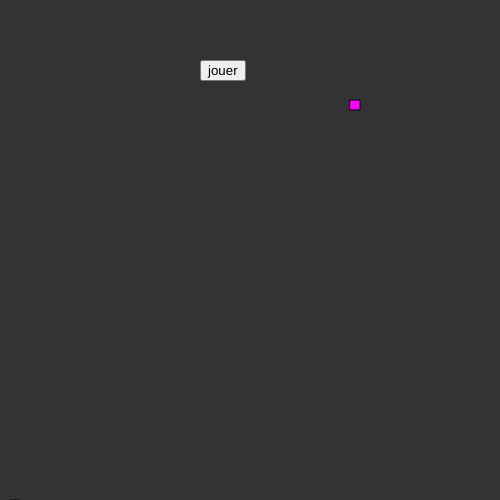
Frame 1 (no input)
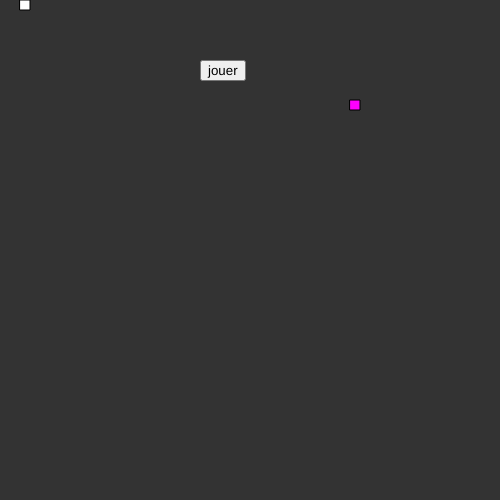
Frame 2 (the mouse pressed at the canvas centre, redrawn once)

The p5.js sketch that drew these frames (run headless with seeded random() and noise() and a simulated clock; the mouse was pressed at the canvas centre and the sketch redrawn once):

// p5.js sketch
// ── sketch.js




var s;
var food;
var scl = 10;
var BestScoreP,BestScoreV = 0;
var button;




function setup(){
  noLoop();
  BestScoreP = createP("Best Score:");
  BestScoreP.class('bestscore');
  BestScoreP.position(600,30);

  createCanvas(500,500);
  s = new Snake(scl);

  button = createButton('jouer');
  button.position(200,60);
  button.mousePressed(function(){
    s.tail = []
    s.total = 0;
    loop();
  });


  frameRate(10);
  new_position_food();
}




function new_position_food(){
  var rows = floor(height/scl);
  var cols = floor(width/scl);
  food = createVector(floor(random(cols)),floor(random(rows)));
  food.mult(scl);
}

function draw(){
  background(51);
  if(s.death()){
    BestScoreV = s.tail.length;
    BestScoreP.html("Best Score:"+BestScoreV);
    noLoop();
  }
  s.update();
  s.show();
  if(s.eat(food)){
    new_position_food();
  }
  fill(255,0,255);
  rect(food.x,food.y,scl,scl)


}



function keyPressed(){
  if(keyCode === UP_ARROW){
    if(s.xspeed !=0 && s.yspeed!=1)//si il part  pas  derrienre
      s.dir(0,-1);
  } else if(keyCode == DOWN_ARROW){
    if(s.xspeed !=0 && s.yspeed!=1)// si il part  pas devant
      s.dir( 0,1);
  }else if(keyCode == RIGHT_ARROW){
    if(s.xspeed !=-1 && s.yspeed!=0)//si il marche pas  a gauche
      s.dir( 1,0);
  }else if (keyCode == LEFT_ARROW){
    if(s.xspeed !=1 && s.yspeed!=0)// si il marche pas  a droite
      s.dir( -1,0);
  }



}

// ── snake.js


// this function create our snake
function Snake(scale){
  this.x = 0;
  this.y = 0;
  this.xspeed = 1;
  this.yspeed = 0;
  this.scale = scale;//vitesse
  this.total = 0;
  this.tail = [];
  this.update = function(){
    for(var i =0;i<this.tail.length-1;i++){
      this.tail[i] = this.tail[1+i];
    }
    if(this.total !=0){
      this.tail[this.total-1] = createVector(this.x,this.y);
    }

    this.x = this.x + this.xspeed*this.scale;
    this.y = this.y + this.yspeed*this.scale;
    if(this.x>0)
      this.x = (this.x)%width;
    else
      this.x = width-this.x;
      // y
    if(this.y>0)
      this.y = (this.y)%height;
    else
      this.y = height-this.y;




  }
  this.show = function(){
    fill(255);
    for(var i =0;i<this.total;i++){
      rect(this.tail[i].x,this.tail[i].y,this.scale,this.scale);
    }
    rect(this.x,this.y,this.scale,this.scale);
  }

  this.dir = function (a,b){
    this.xspeed = a;
    this.yspeed = b;
  }


  this.eat  = function(pos){
    var d = dist(this.x,this.y,pos.x,pos.y);
    if(d<1){
      this.total++;
      return true;
    }
    return false;
  }


  this.death = function(){
    for(var i=0;i<this.tail.length;i++){
      var pos = this.tail[i];
      var d = dist(this.x,this.y,pos.x,pos.y);
      if(d<this.scale){
        return true;
      }else{
        return false;
      }
    }
  }//end death
}//end Snake

// ── style.css
.bestscore {
  font-family: "Courier";
    font-size: 38;
}
